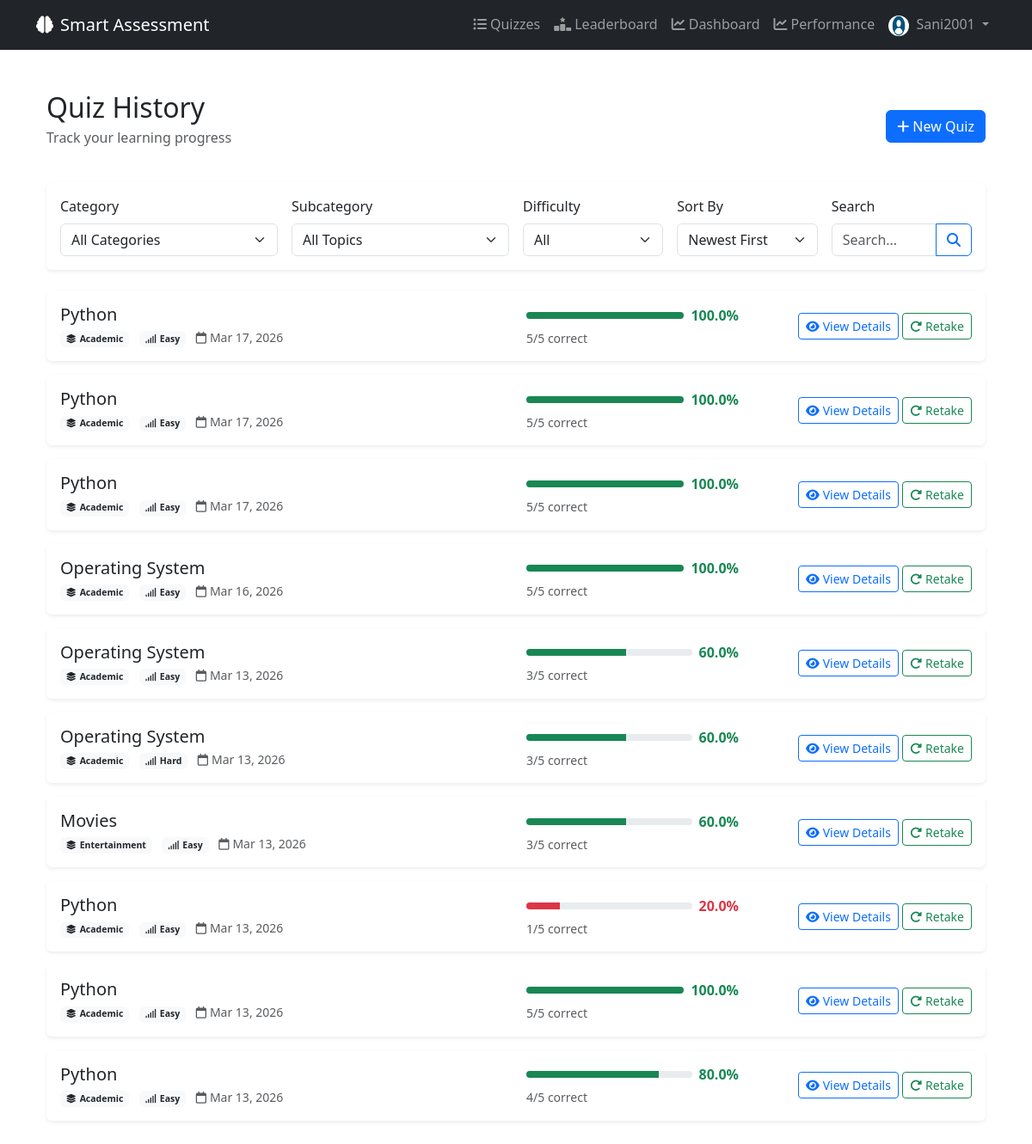
The page /quiz/history/ (signed in) on the database as committed earlier.
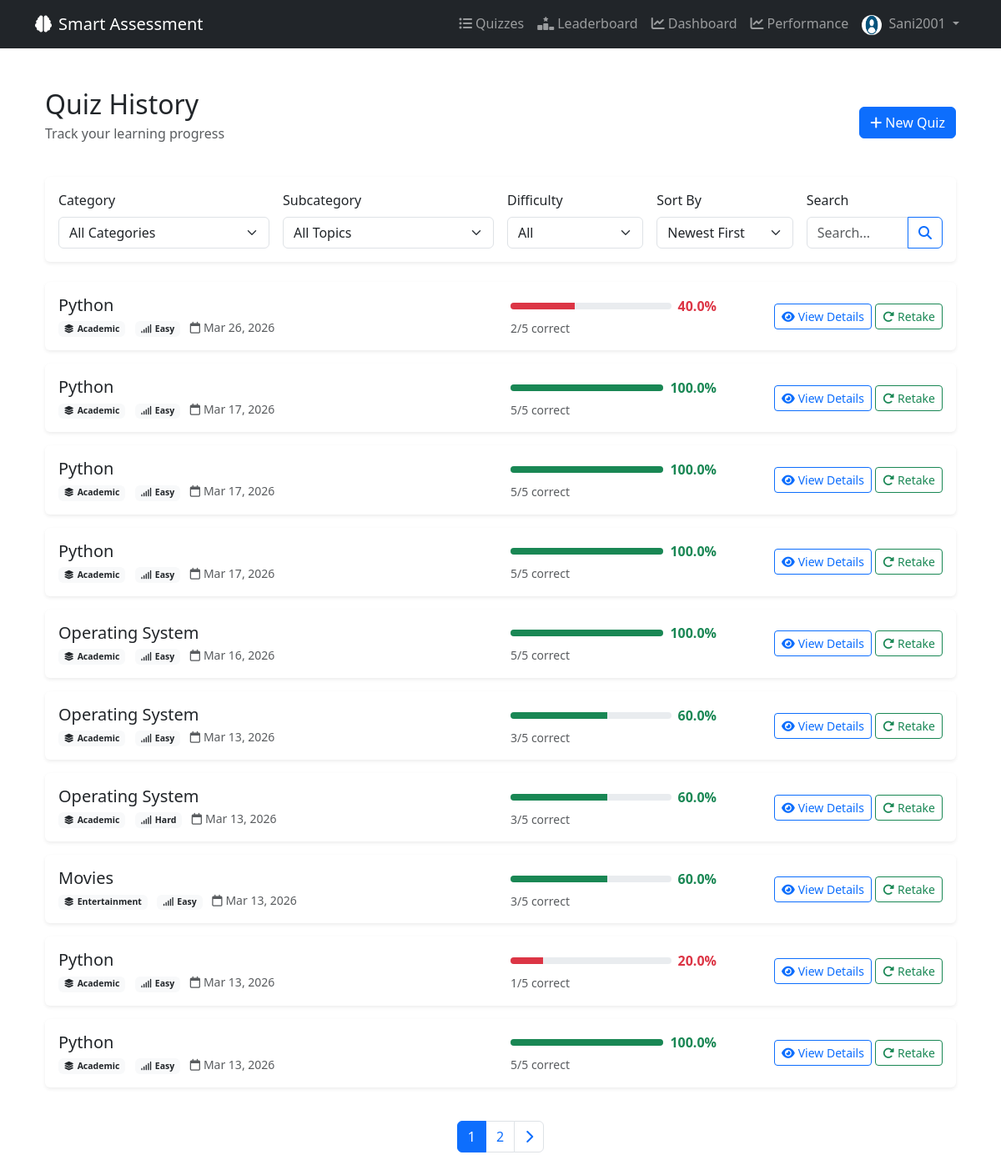
The same page on the database as committed later.
### users/models.py (models this page shows, shortened)
class Profile(models.Model):
    user = models.OneToOneField(User, on_delete=models.CASCADE, related_name='profile')
    image = models.ImageField(default='profile_pics/default.jpg', upload_to='profile_pics')
    bio = models.TextField(blank=True)
    preferences = models.TextField(blank=True)
    phone = models.CharField(max_length=15, blank=True)
    ROLE_CHOICES = [
        ('admin', 'Admin'),
        ('user', 'User'),
    ]
    role = models.CharField(max_length=10, choices=ROLE_CHOICES, default='user')
    total_score = models.FloatField(default=0)
    total_quizzes = models.IntegerField(default=0)
    average_score = models.FloatField(default=0)
    best_score = models.FloatField(default=0)
    show_on_leaderboard = models.BooleanField(default=True)
    streak = models.IntegerField(default=0)

### quiz/models.py (models this page shows, shortened)
class QuizResult(models.Model):
    user = models.ForeignKey(User, on_delete=models.CASCADE)
    quiz = models.ForeignKey(Quiz, on_delete=models.CASCADE)
    total_questions = models.IntegerField()
    correct_answers = models.IntegerField()
    score_percent = models.FloatField()
    is_pass = models.BooleanField(default=False)
    total_time_taken = models.IntegerField(default=0)  # seconds
    attempt_number = models.IntegerField(default=1)  # Track attempt number
    quiz_topic = models.CharField(max_length=200, blank=True)  # Store topic name for grouping
    difficulty = models.CharField(max_length=20, default='medium')  # Store difficulty
    created_at = models.DateTimeField(auto_now_add=True)
    class Meta:
        ordering = ['-created_at']

class Quiz(models.Model):
    subcategory = models.ForeignKey(SubCategory, on_delete=models.CASCADE, related_name='quizzes')
    difficulty = models.CharField(max_length=20, default='medium')
    question_count = models.PositiveIntegerField(default=10)
    timer_enabled = models.BooleanField(default=False)
    timer_duration_seconds = models.PositiveIntegerField(default=0)
    created_at = models.DateTimeField(auto_now_add=True)
    status = models.CharField(max_length=20, choices=[('in_progress', 'In Progress'), ('completed', 'Completed'), ('abandoned', 'Abandoned')], default='in_progress')
    last_accessed = models.DateTimeField(auto_now=True)
    current_question_index = models.PositiveIntegerField(default=0)

class SubCategory(models.Model):
    category = models.ForeignKey(
        Category,
        on_delete=models.CASCADE,
        related_name='subcategories'
    )
    name = models.CharField(max_length=100)
    description = models.TextField(blank=True)
    class Meta:
        unique_together = ('category', 'name')
        ordering = ['name']

class Category(models.Model):
    name = models.CharField(max_length=100, unique=True)
    description = models.TextField(blank=True)
    image = models.ImageField(upload_to='categories/', blank=True, null=True)
    class Meta:
        ordering = ['name']

### quiz/views.py (the view)
# urls.py: path('history/', views.quiz_history, name='history'),
@login_required
def quiz_history(request):
    quizzes = QuizResult.objects.filter(user=request.user).select_related(
        'quiz', 'quiz__subcategory', 'quiz__subcategory__category'
    )
    category = request.GET.get('category')
    if category and category.isdigit():
        quizzes = quizzes.filter(quiz__subcategory__category_id=int(category))
    subcategory = request.GET.get('subcategory')
    if subcategory and subcategory.isdigit():
        quizzes = quizzes.filter(quiz__subcategory_id=int(subcategory))
    elif subcategory:
        print(f"⚠️ Ignoring invalid subcategory filter: {subcategory}")
    difficulty = request.GET.get('difficulty')
    if difficulty:
        quizzes = quizzes.filter(quiz__difficulty=difficulty)
    date_from = request.GET.get('date_from')
    if date_from:
        quizzes = quizzes.filter(created_at__gte=date_from)
    date_to = request.GET.get('date_to')
    if date_to:
        quizzes = quizzes.filter(created_at__lte=date_to)
    search = request.GET.get('search')
    if search:
        quizzes = quizzes.filter(
            Q(quiz__subcategory__name__icontains=search) |
            Q(quiz__subcategory__category__name__icontains=search)
        )
    sort_by = request.GET.get('sort', '-created_at')
    valid_sort_fields = ['created_at', '-created_at', 'score_percent', '-score_percent',
                        'quiz__subcategory__name', '-quiz__subcategory__name']
    if sort_by in valid_sort_fields:
        quizzes = quizzes.order_by(sort_by)
    paginator = Paginator(quizzes, 10)
    page_number = request.GET.get('page')
    page_obj = paginator.get_page(page_number)
    from django.db.models import Count
    category_ids = QuizResult.objects.filter(
    user=request.user
    ).values_list(
    'quiz__subcategory__category_id', flat=True
    ).distinct()
    categories = Category.objects.filter(id__in=category_ids)
    subcategory_ids = QuizResult.objects.filter(
    user=request.user
    ).values_list(
    'quiz__subcategory_id', flat=True
    ).distinct()
    subcategories = SubCategory.objects.filter(id__in=subcategory_ids)
    safe_category = category if category and category.isdigit() else ''
    safe_subcategory = subcategory if subcategory and subcategory.isdigit() else ''
    context = {
        'page_obj': page_obj,
        'categories': categories,
        'subcategories': subcategories,
        'current_filters': {
            'category': safe_category,
            'subcategory': safe_subcategory,
            'difficulty': difficulty if difficulty else '',
            'date_from': date_from if date_from else '',
            'date_to': date_to if date_to else '',
            'search': search if search else '',
            'sort': sort_by,
        }
    }
    return render(request, 'quiz/quiz_history.html', context)

### templates/quiz/quiz_history.html (shortened to what this page needs)
{% extends 'base.html' %}
{% block content %}
<div class="container py-4">
    <div class="d-flex justify-content-between align-items-center mb-4">
        <div>
            <h2 class="mb-1">Quiz History</h2>
            <p class="text-muted">Track your learning progress</p>
        </div>
        <a href="{% url 'quiz:category_list' %}" class="btn btn-primary">
            <i class="fa-solid fa-plus me-1"></i>New Quiz
        </a>
    </div>
    <div class="card border-0 shadow-sm mb-4">
        <div class="card-body">
            <form method="GET" id="filterForm">
                <div class="row g-3">
                    <div class="col-md-3">
                        <label class="form-label">Category</label>
                        <select name="category" class="form-select" onchange="this.form.submit()">
                            <option value="">All Categories</option>
                        </select>
                    </div>
                    <div class="col-md-3">
                        <label class="form-label">Subcategory</label>
                        <select name="subcategory" class="form-select" onchange="this.form.submit()">
                            <option value="">All Topics</option>
                        </select>
                    </div>
                    <div class="col-md-2">
                        <label class="form-label">Difficulty</label>
                        <select name="difficulty" class="form-select" onchange="this.form.submit()">
                            <option value="">All</option>
                        </select>
                    </div>
                    <div class="col-md-2">
                        <label class="form-label">Sort By</label>
                        <select name="sort" class="form-select" onchange="this.form.submit()">
                            <option value="-created_at" {% if current_filters.sort == '-created_at' %}selected{% endif %}>Newest First</option>
                        </select>
                    </div>
                    <div class="col-md-2">
                        <label class="form-label">Search</label>
                        <div class="input-group">
                            <input type="text" name="search" class="form-control"
                                   value="{{ current_filters.search|default:'' }}"
                                   placeholder="Search...">
                            <button class="btn btn-outline-primary" type="submit">
                                <i class="fa-solid fa-search"></i>
                            </button>
                        </div>
                    </div>
                </div>
            </form>
        </div>
    </div>
    <div class="row">
        {% for result in page_obj %}
        <div class="col-12 mb-3">
            <div class="card border-0 shadow-sm hover-card">
                <div class="card-body">
                    <div class="row align-items-center">
                        <div class="col-md-6">
                            <h5 class="mb-1">
                                <a href="{% url 'quiz:quiz_results' result.id %}" class="text-decoration-none text-dark">
                                    {{ result.quiz.subcategory.name }}
                                </a>
                            </h5>
                            <div class="text-muted small">
                                <span class="badge bg-light text-dark me-2">
                                    <i class="fa-solid fa-layer-group me-1"></i>{{ result.quiz.subcategory.category.name }}
                                </span>
                                <span class="badge bg-light text-dark me-2">
                                    <i class="fa-solid fa-signal me-1"></i>{{ result.quiz.difficulty|title }}
                                </span>
                                <span>
                                    <i class="fa-regular fa-calendar me-1"></i>{{ result.created_at|date:"M d, Y" }}
                                </span>
                            </div>
                        </div>
                        <div class="col-md-3">
                            <div class="d-flex align-items-center">
                                <div class="progress flex-grow-1 me-2" style="height: 8px;">
                                    <div class="progress-bar {% if result.is_pass %}bg-success{% else %}bg-danger{% endif %}"
                                         role="progressbar"
                                         style="width: {{ result.score_percent }}%"></div>
                                </div>
                                <span class="fw-bold {% if result.is_pass %}text-success{% else %}text-danger{% endif %}">
                                    {{ result.score_percent|floatformat:1 }}%
                                </span>
                            </div>
                            <div class="small text-muted mt-1">
                                {{ result.correct_answers }}/{{ result.total_questions }} correct
                            </div>
                        </div>
                        <div class="col-md-3 text-end">
                            <a href="{% url 'quiz:quiz_results' result.id %}" class="btn btn-outline-primary btn-sm">
                                <i class="fa-solid fa-eye me-1"></i>View Details
                            </a>
                            <a href="{% url 'quiz:retake_quiz' result.id %}" class="btn btn-outline-success btn-sm">
                                <i class="fa-solid fa-rotate-right me-1"></i>Retake
                            </a>
                        </div>
                    </div>
                </div>
            </div>
        </div>
        {% endfor %}
    </div>
    {% if page_obj.has_other_pages %}
    <nav class="mt-4">
        <ul class="pagination justify-content-center">
            {% for num in page_obj.paginator.page_range %}
                {% if page_obj.number == num %}
                <li class="page-item active"><span class="page-link">{{ num }}</span></li>
                {% elif num > page_obj.number|add:'-3' and num < page_obj.number|add:'3' %}
                <li class="page-item">
                    <a class="page-link" href="?page={{ num }}{% for key, value in request.GET.items %}{% if key != 'page' %}&{{ key }}={{ value }}{% endif %}{% endfor %}">{{ num }}</a>
                </li>
                {% endif %}
            {% endfor %}
            {% if page_obj.has_next %}
            <li class="page-item">
                <a class="page-link" href="?page={{ page_obj.next_page_number }}{% for key, value in request.GET.items %}{% if key != 'page' %}&{{ key }}={{ value }}{% endif %}{% endfor %}">
                    <i class="fa-solid fa-chevron-right"></i>
                </a>
            </li>
            {% endif %}
        </ul>
    </nav>
    {% endif %}
</div>
{% endblock %}

### templates/base.html (shortened to what this page needs)
<!doctype html>
<html lang="en">
<head>
    <link href="https://cdn.jsdelivr.net/npm/bootstrap@5.3.3/dist/css/bootstrap.min.css" rel="stylesheet">
    <link rel="stylesheet"
          href="https://cdnjs.cloudflare.com/ajax/libs/font-awesome/6.5.1/css/all.min.css">
</head>
<body>
<nav class="navbar navbar-expand-lg navbar-dark bg-dark">
    <div class="container">
        <a class="navbar-brand" href="">
            <i class="fa-solid fa-brain me-2"></i>Smart Assessment
        </a>
        <div class="collapse navbar-collapse" id="navbarNav">
            <ul class="navbar-nav ms-auto">
                {% if user.is_authenticated %}
                <li class="nav-item">
                    <a class="nav-link" href="{% url 'quiz:category_list' %}">
                        <i class="fa-solid fa-list-ul me-1"></i>Quizzes
                    </a>
                </li>
                <li class="nav-item">
                    <a class="nav-link" href="{% url 'quiz:leaderboard' %}">
                        <i class="fa-solid fa-ranking-star me-1"></i>Leaderboard
                    </a>
                </li>
                <li class="nav-item">
                    <a class="nav-link" href="{% url 'dashboard' %}">
                        <i class="fa-solid fa-chart-line me-1"></i>Dashboard
                    </a>
                </li>
                <li class="nav-item">
    <a class="nav-link" href="{% url 'quiz:quiz_comparison' %}">
        <i class="fa-solid fa-chart-line me-1"></i>Performance
    </a>
</li>
                <li class="nav-item dropdown">
                    <a class="nav-link dropdown-toggle" href="#" role="button" data-bs-toggle="dropdown">
                        {% if user.profile.image and user.profile.image != 'default.jpg' %}
                        <img src="{{ user.profile.image.url }}" width="24" height="24" class="rounded-circle me-1">
                        {% else %}
                        <i class="fa-solid fa-user-circle me-1"></i>
                        {% endif %}
                        {{ user.username }}
                    </a>
                </li>
                {% endif %}
            </ul>
        </div>
    </div>
</nav>
<div class="container mt-4">
    {% block content %}{% endblock %}
</div>
</body>
</html>

### templates/quiz/quiz_history.html (style rules this page uses)
.hover-card { transition: all 0.2s ease; }

Rows that differ between the two databases and show on the page:
no longer on this page (row unchanged): QuizResult: quiz.subcategory.name "Python", quiz.subcategory.category.name "Academic", quiz.difficulty "Easy", created_at "Mar 13, 2026", is_pass True (drawn), score_percent "80.0", correct_answers "4", total_questions "5"
added QuizResult: quiz.subcategory.name "Python", quiz.subcategory.category.name "Academic", quiz.difficulty "Easy", created_at "Mar 26, 2026", is_pass False (drawn), score_percent "40.0", correct_answers "2", total_questions "5"
Other text that changed with them:
new list line: "1"
new list line: "2"
